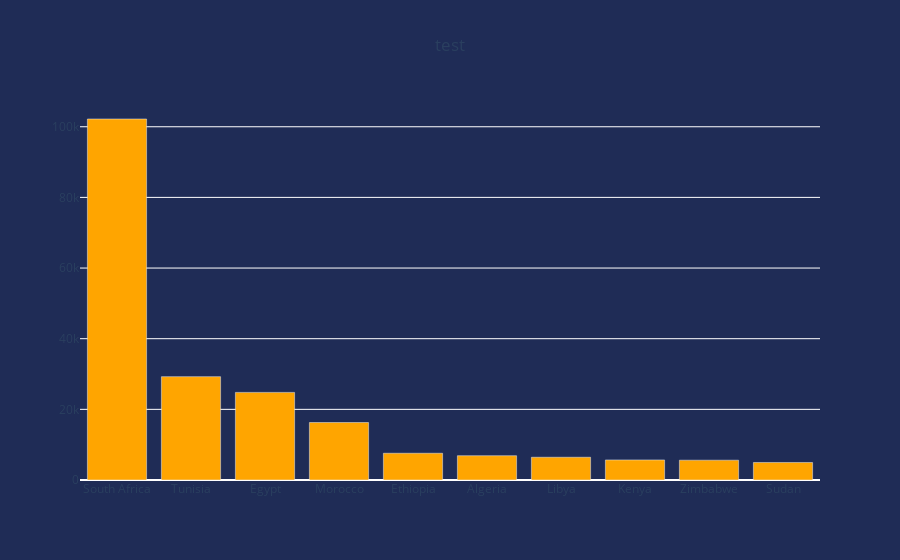

The notebook cell saved with this chart:
### Code cell
import plotly.graph_objs as go

fig = go.Figure(data=[go.Bar(x=top_ten_death['Country/Region'], 
                             y=top_ten_death['death'], 
                            marker = dict(color = 'orange'),
                            hoverinfo='text',
                             hovertext=
                             '<b>Death</b>: ' +top_ten_death['death'].astype(str) + '<br>' +
                             '<b>Country</b>: ' + top_ten_death['Country/Region'].astype(str) + '<br>')] 
               )

fig.update_layout(title = {'text': 'test',
                           'y': 0.93,
                           'x': 0.5,
                           'xanchor': 'center',
                           'yanchor': 'top'},
                  paper_bgcolor='#1f2c56',
                  plot_bgcolor='#1f2c56',
                  
                          )

### Figure 1 — Plotly figure (JSON) as saved in the notebook; plotly's stock layout.template omitted (floating-point values rounded to 4 significant figures)
{"data": [{"hoverinfo": "text", "hovertext": ["<b>Death</b>: 102194<br><b>Country</b>: South Africa<br>", "<b>Death</b>: 29254<br><b>Country</b>: Tunisia<br>", "<b>Death</b>: 24797<br><b>Country</b>: Egypt<br>", "<b>Death</b>: 16278<br><b>Country</b>: Morocco<br>", "<b>Death</b>: 7572<br><b>Country</b>: Ethiopia<br>", "<b>Death</b>: 6881<br><b>Country</b>: Algeria<br>", "<b>Death</b>: 6437<br><b>Country</b>: Libya<br>", "<b>Death</b>: 5678<br><b>Country</b>: Kenya<br>", "<b>Death</b>: 5604<br><b>Country</b>: Zimbabwe<br>", "<b>Death</b>: 4963<br><b>Country</b>: Sudan<br>"], "marker": {"color": "orange"}, "type": "bar", "x": ["South Africa", "Tunisia", "Egypt", "Morocco", "Ethiopia", "Algeria", "Libya", "Kenya", "Zimbabwe", "Sudan"], "y": [102194, 29254, 24797, 16278, 7572, 6881, 6437, 5678, 5604, 4963]}], "layout": {"paper_bgcolor": "#1f2c56", "plot_bgcolor": "#1f2c56", "title": {"text": "test", "x": 0.5, "xanchor": "center", "y": 0.93, "yanchor": "top"}}}
